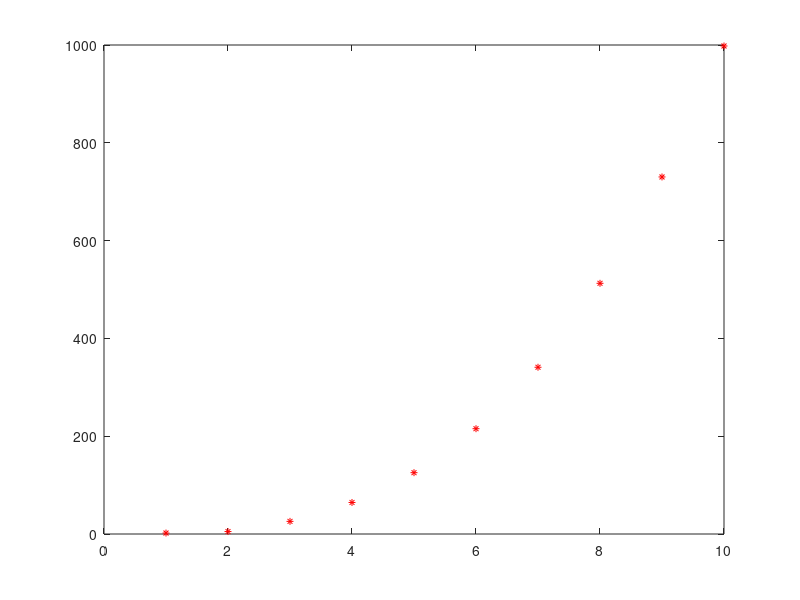

The MATLAB source for this figure: (Note: this script raises an error after producing the figure.)
clc;
clear;
%data = load('D:/Code/Data/ex1data1.txt');
%X = data(:,1);
%y = data(:,2);
X = 1:1:10;
X = X';
y = X.^3 + randn(length(X),1);
figure,
plot(X, y, 'r*', 'MarkerSize', 5); % 5控制*的大小

% x加了一列,变成 (97,2)
m = length(y);
X = [ones(m, 1), X];

% 初始化参数
theta = zeros(2, 1);

% Some gradient descent settings
iterations = 1500;
alpha = 0.01;
% 梯度下降，找到最佳参数
theta = gradientDescent(X, y, theta, alpha, iterations);

hold on;
% keep previous plot visible
plot(X(:,2), X*theta, '-')
legend('Training data', 'Linear regression')
hold off

